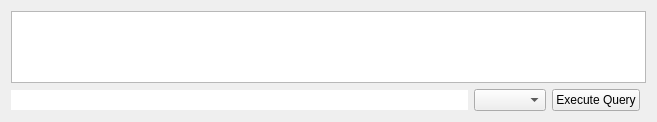
<?xml version="1.0" encoding="UTF-8"?>
<ui version="4.0">
 <class>malpixproc::QueryForm</class>
 <widget class="QWidget" name="malpixproc::QueryForm">
  <property name="geometry">
   <rect>
    <x>0</x>
    <y>0</y>
    <width>657</width>
    <height>122</height>
   </rect>
  </property>
  <property name="windowTitle">
   <string>Form</string>
  </property>
  <layout class="QVBoxLayout" name="verticalLayout">
   <item>
    <layout class="QGridLayout" name="gridLayout">
     <item row="1" column="1" colspan="2">
      <widget class="QPlainTextEdit" name="plainTextEdit">
       <property name="sizePolicy">
        <sizepolicy hsizetype="Expanding" vsizetype="Preferred">
         <horstretch>0</horstretch>
         <verstretch>0</verstretch>
        </sizepolicy>
       </property>
       <property name="maximumSize">
        <size>
         <width>16777215</width>
         <height>100</height>
        </size>
       </property>
      </widget>
     </item>
     <item row="2" column="1">
      <layout class="QHBoxLayout" name="horizontalLayout">
       <item>
        <widget class="QLineEdit" name="filename">
         <property name="text">
          <string notr="true"/>
         </property>
         <property name="frame">
          <bool>false</bool>
         </property>
         <property name="readOnly">
          <bool>true</bool>
         </property>
        </widget>
       </item>
       <item>
        <widget class="QComboBox" name="comboBox"/>
       </item>
       <item>
        <widget class="QPushButton" name="pushButton">
         <property name="text">
          <string>Execute Query</string>
         </property>
        </widget>
       </item>
      </layout>
     </item>
    </layout>
   </item>
  </layout>
 </widget>
 <resources/>
 <connections/>
</ui>
